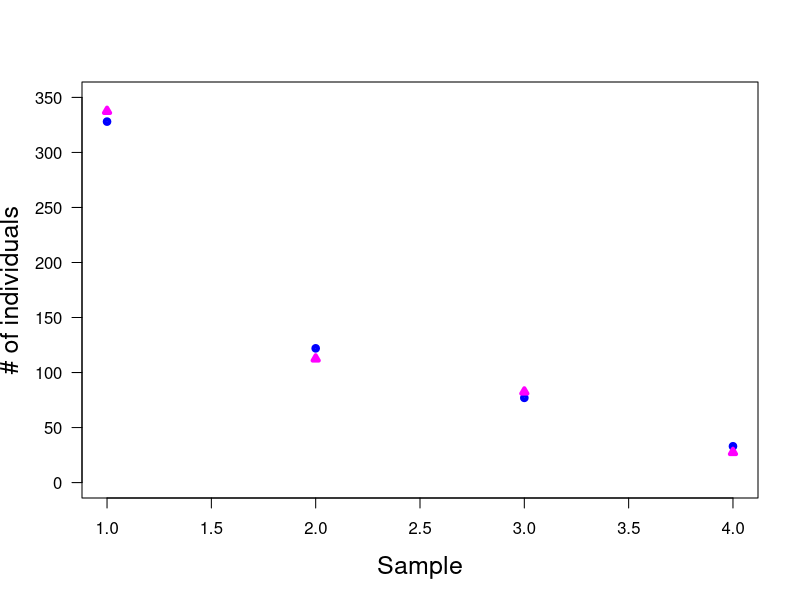

This chart was generated by the following R code:
print('file: SolutionNHST-Mendel-Fisher.R')
# EXERCISE & SOLUTION: Example from Fisher (1925, Table 12) Mendelian class frequencies
fobs = c(328,122,77,33)       # observed frequencies m+x
total = sum(fobs)
H0 = c(3,1)
fexp = numeric(4)
total1 = sum(fobs[1:2]); total2 = sum(fobs[3:4])
fexp[1:2] = round(total1*H0/sum(H0),1) # expected frequencies m
fexp[3:4] = round(total2*H0/sum(H0),1) # expected frequencies m
x = fobs-fexp
q = round(x^2/fexp,3)
totalq = sum(q)         # test statistic chi-squared
nu = length(fexp) - 2   # degrees of freedom
alpha = 0.05; print(c(alpha,' alpha: chosen level of significance'))
chisqc = qchisq(p=(1-alpha),df=nu)
print(c(round(chisqc,2),' critical chi-square value for alpha'))
p = (1-pchisq(q=totalq,df=nu)); print(c(round(p,4),' p-value'))
if(p < alpha) print(c('p < alpha = ',alpha,': reject H0'))
if(p >= alpha) print(c('p >= alpha = ',alpha,': do not reject H0'))
xp = seq(1,4)
# png('MendelianExercise190415b.png',width=16,height=12,units='cm',res=300)
plot(xp,fobs,type='p',lwd=4,col='blue',xlab='Sample',ylab='# of individuals',
     las=1,cex=0.6,ylim=c(0,350),cex.lab=1.5)
points(xp,fexp,col='magenta',lwd=4,pch=24,cex=0.6)
# dev.off()